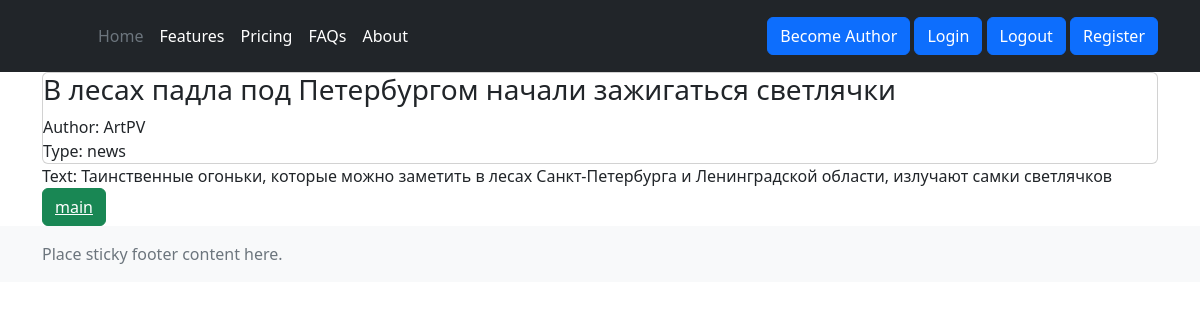
Screenshot of /news/3 with the database file from the repository.
### newspaper/models.py (models this page shows, shortened)
class Post(models.Model):
    NEWS = 'NW'
    POST = 'PT'
    POSTS = [
        (NEWS, 'news'),
        (POST, 'post')
    ]
    author = models.ForeignKey(Author, on_delete=models.CASCADE, verbose_name='Автор')
    post_type = models.CharField(max_length=2, choices=POSTS, default=NEWS, verbose_name='Тип статьи')
    data_post_creation = models.DateTimeField(auto_now_add=True, verbose_name='Дата публикации')
    title = models.CharField(max_length=255, verbose_name='Заголовок')
    text = models.TextField()
    rating_post = models.IntegerField(default=0)
    category = models.ManyToManyField('Category', through='PostCategory')

class Author(models.Model):
    author_name = models.OneToOneField(User, on_delete=models.CASCADE)
    rating = models.IntegerField(default=0)
    def __str__(self):
        return f'{self.author_name.username}'

### newspaper/views.py (the view)
# urls.py: path('<int:pk>', PostDetailView.as_view(), name='post_detail'),
class PostDetailView(DetailView):
    template_name = 'newspaper/post_detail.html'
    queryset = Post.objects.all()

### newspaper/templates/newspaper/post_detail.html (shortened to what this page needs)
{% extends 'layout/base.html' %}
{% block content %}
<div class="card">
    <div class="card_header">
        <h3>{{ post.title }}</h3>
    </div>
    Author: {{ post.author }}
    <br>
    Type: {{ post.get_post_type_display }}
</div>
<div class="card_body">
    Text: {{ post.text }}
</div>
<button class="btn btn-success"><a href="{% url 'newspaper:posts' %}"style="color:white">main</a></button>
{% endblock content %}

### rows the page displays
Post: title "В лесах падла под Петербургом начали зажигаться светлячки", author "ArtPV", post_type "news", text "Таинственные огоньки, которые можно заметить в лесах Санкт-Петербурга и Ленинградской области, излучают самки светлячков"
